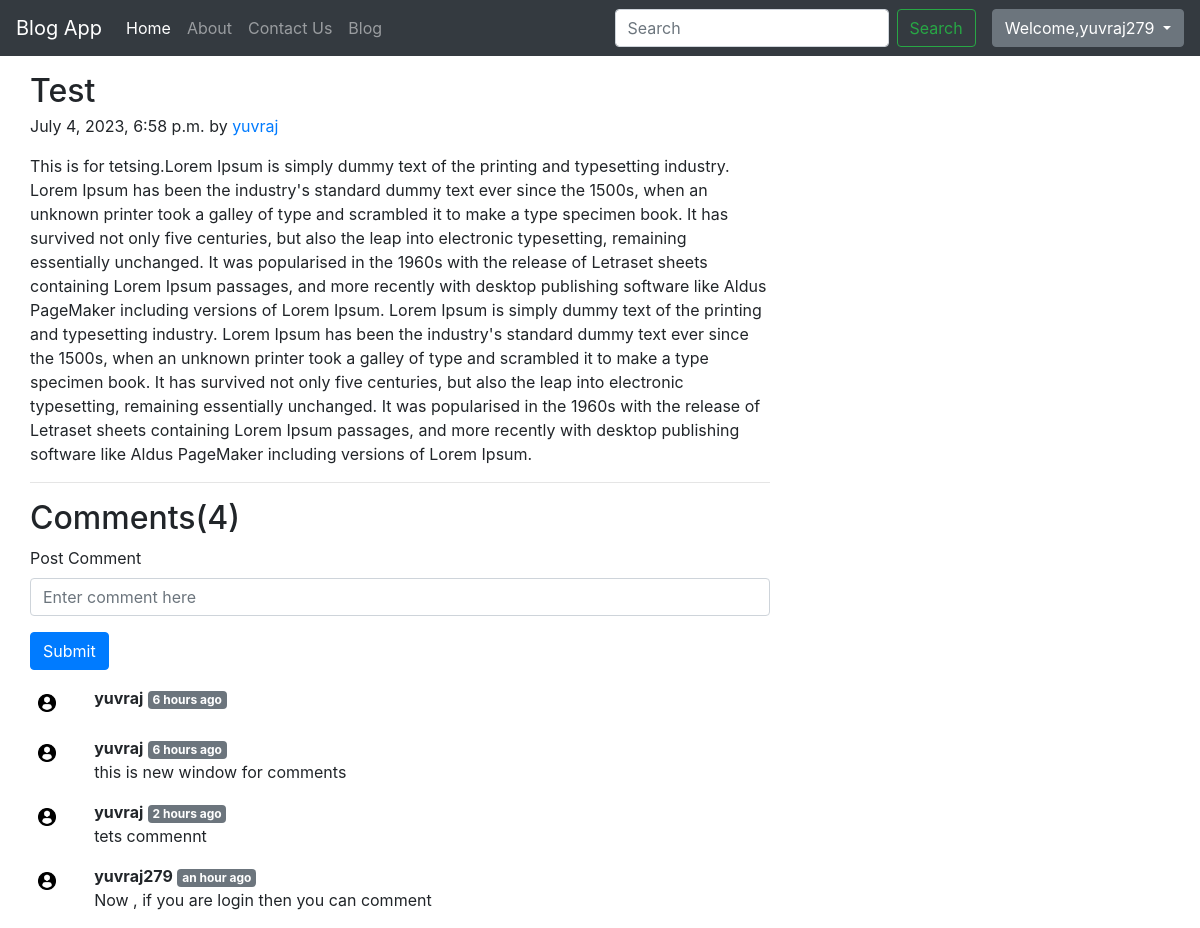
Screenshot of /blog/firstpost (signed in) with the database file from the repository.
### blog/models.py (models this page shows, shortened)
class Post(models.Model):
    sno=models.AutoField(primary_key=True)
    title=models.CharField(max_length=255)
    author=models.CharField(max_length=13)
    slug=models.CharField(max_length=130)
    content=models.TextField()
    timeStamp=models.DateTimeField(blank=True)

class BlogComment(models.Model):
    sno=models.AutoField(primary_key=True)
    comment=models.TextField()
    user=models.ForeignKey(User,on_delete=models.CASCADE)
    post=models.ForeignKey(Post, on_delete=models.CASCADE)
    parent=models.ForeignKey('self',on_delete=models.CASCADE, null=True)
    timestamp=models.DateTimeField(default=now)

### blog/views.py (the view)
# urls.py: path('<str:slug>',views.blogPost, name='blogPost'),
def blogPost(request, slug):
        post=Post.objects.filter(slug=slug).first()
        comments=BlogComment.objects.filter(post=post)
        context={'post':post, 'comments':comments, 'user':request.user}
        return render(request,'blog/blogPost.html', context )

### templates/blog/blogPost.html (shortened to what this page needs)
{% extends 'base.html' %}
{% block body %}
{% load humanize %}
<div class="col-md-8">
  <div class="container my-3">
    <h2 class="display-5 link-body-emphasis mb-1">{{post.title}}</h2>
    <p class="blog-post-meta">{{post.timeStamp}} by <a href="/about">{{post.author}}</a></p>
    <p>{{post.content}}</p>
    <hr>
</div>
<div class="container">
  <h2>Comments({{comments.count}})</h2>
  <div class="my-2">
    {% if user.is_authenticated %}
    <form action="/blog/postComment" method="post">
        <div class="form-group">
            <label for="exampleInputEmail1">Post Comment </label>
            <input type="text" class="form-control" name="comment" placeholder="Enter comment here">
        </div>
        <button type="submit" class="btn btn-primary">Submit</button>
    </form>
    {% else %}
    Please login to post a comment
    {% endif %}
</div>
  {% for comment in comments %}
  <div class="row my-3">
  <div class="col-md-1 ">
    <img class="rounded mx-auto d-block w-100 p-2" src="/static/user1.png"  alt="user">
  </div>
  <div class="col-md-11 "><b>{{comment.user.username}}</b> <span class="badge badge-secondary ">{{comment.timestamp | naturaltime}}</span>
    <div>{{comment.comment}}</div>
    </div>
  </div>
  {% endfor %}
</div>
{% endblock body %}

### templates/base.html (shortened to what this page needs)
<!doctype html>
<html lang="en">
  <head>
    <link rel="stylesheet" href="https://cdn.jsdelivr.net/npm/bootstrap@4.3.1/dist/css/bootstrap.min.css">
  </head>
  <body>
    <nav class="navbar navbar-expand-lg navbar-dark bg-dark">
      <a class="navbar-brand" href="/">Blog App</a>
      <div class="collapse navbar-collapse" id="navbarSupportedContent">
        <ul class="navbar-nav mr-auto">
          <li class="nav-item active">
            <a class="nav-link" href="/">Home <span class="sr-only">(current)</span></a>
          </li>
          <li class="nav-item">
            <a class="nav-link" href="/about">About</a>
          </li>
          <li class="nav-item">
            <a class="nav-link" href="/contact">Contact Us</a>
          </li>
          <li class="nav-item">
            <a class="nav-link" href="/blog">Blog</a>
          </li>
        </ul>
        <form method="get" action ="/search" class="form-inline my-2 my-lg-0 mx-3">
          <input name="query" id= "query" class="form-control mr-sm-2" type="search" placeholder="Search" aria-label="Search">
          <button class="btn btn-outline-success my-2 my-sm-0" type="submit">Search</button>
        </form>
      </div>
      {% if user.is_authenticated %}
      <ul class="navbar-nav ml-auto">
        <div class="dropdown">
          <button class="btn btn-secondary dropdown-toggle" type="button" id="dropdownMenuButton" data-toggle="dropdown" aria-haspopup="true" aria-expanded="false">
            Welcome,{{request.user}}
          </button>
        </div>
      </ul>
      {% endif %}
    </nav>
    {% block body %}
    {% endblock body %}
  </body>
</html>

### rows the page displays
Post: title "Test", timeStamp "July 4, 2023, 6:58 p.m.", author "yuvraj", content "This is for tetsing.Lorem Ipsum is simply dummy text of the printing and typesetting industry. Lorem Ipsum has been the industry's standard dummy text ever since the 1500s, when an unknown printer took a galley of type and scrambled it to make a type specimen book. It has survived not only five centuries, but also the leap into electronic typesetting, remaining essentially unchanged. It was popularised in the 1960s with the release of Letraset sheets containing Lorem Ipsum passages, and more recently with desktop publishing software like Aldus PageMaker including versions of Lorem Ipsum. Lorem Ipsum is simply dummy text of the printing and typesetting industry. Lorem Ipsum has been the…"
BlogComment: user.username "yuvraj", timestamp "6 hours ago"
BlogComment: user.username "yuvraj", timestamp "6 hours ago", comment "this is new window for comments"
BlogComment: user.username "yuvraj", timestamp "2 hours ago", comment "tets commennt"
BlogComment: user.username "yuvraj279", timestamp "an hour ago", comment "Now , if you are login then you can comment"

### other values shown
{{ request.user }} "yuvraj279"
{{ comments.count }} "4"
